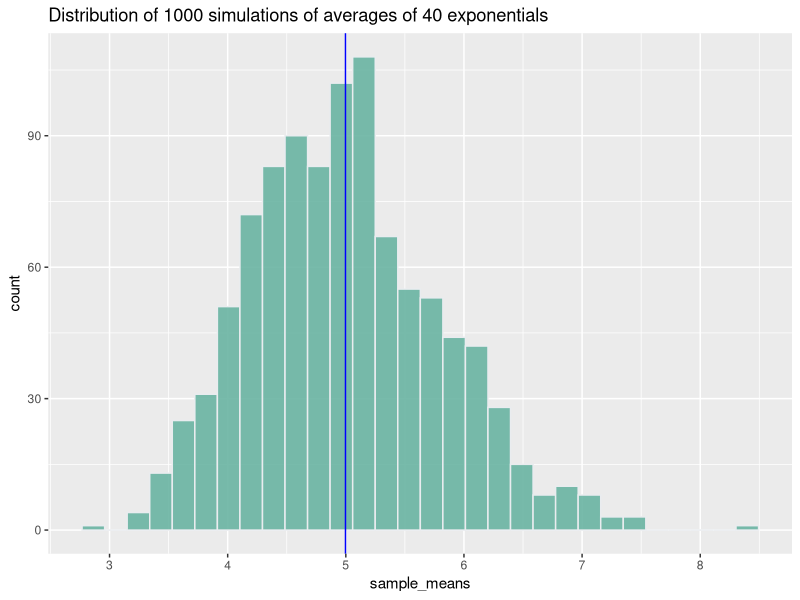
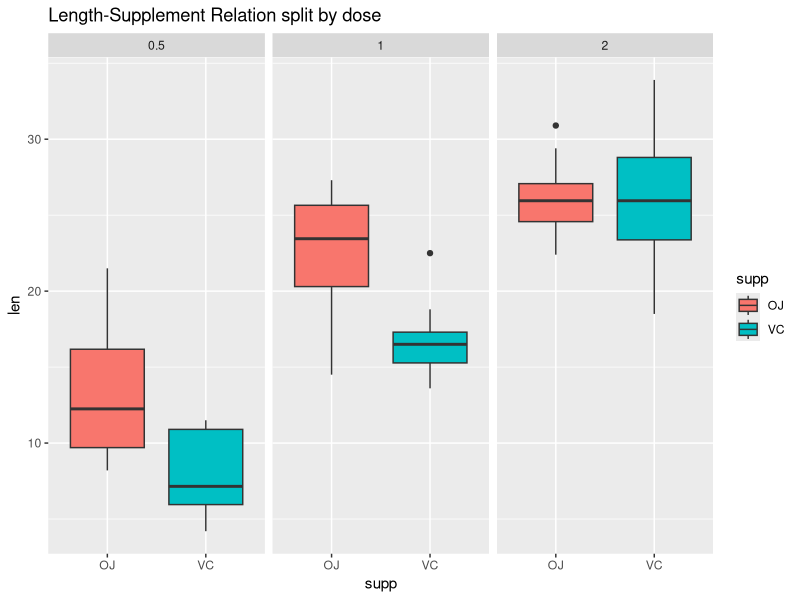

Write the R code that produced these figures, in order.
## ---- chunk 1
knitr::opts_chunk$set(echo = TRUE, message = FALSE, warning = FALSE)
## ---- chunk 2
library(ggplot2)
library(dplyr)
## ---- chunk 3
lambda = 0.2

# theoretical Mean & standard deviation
actual_mean = 1/0.2
actual_sd = 1/0.2

# simulate 1000 
sample_means = NULL
for (i in 1 : 1000) sample_means = c(sample_means, mean(rexp(40, lambda)))
ggplot() +
  aes(sample_means) +
  geom_histogram(fill="#69b3a2", color="#e9ecef", alpha=0.9) + 
  ggtitle("Distribution of 1000 simulations of averages of 40 exponentials") +
  geom_vline(xintercept = mean(sample_means), color="blue")
## ---- chunk 4
data(ToothGrowth)
## ---- chunk 5
head(ToothGrowth)
summary(ToothGrowth)
str(ToothGrowth)

# plot len & supp
ggplot(data=ToothGrowth) + 
  aes(x=supp, y=len)+
  geom_boxplot(aes(fill=supp)) +
  facet_grid(cols = vars(dose)) +
  ggtitle("Length-Supplement Relation split by dose")

## ---- chunk 6
# create t test

# perform t test between supp types where dose = 2
t.test(ToothGrowth$len[ToothGrowth$supp=="OJ" & ToothGrowth$dose==2], ToothGrowth$len[ToothGrowth$supp=="VC" & ToothGrowth$dose==2], paired = TRUE)

# perform t test between supp types where dose != 2
t.test(ToothGrowth$len[ToothGrowth$supp=="OJ" & ToothGrowth$dose!=2], ToothGrowth$len[ToothGrowth$supp=="VC" & ToothGrowth$dose!=2], paired = TRUE)
